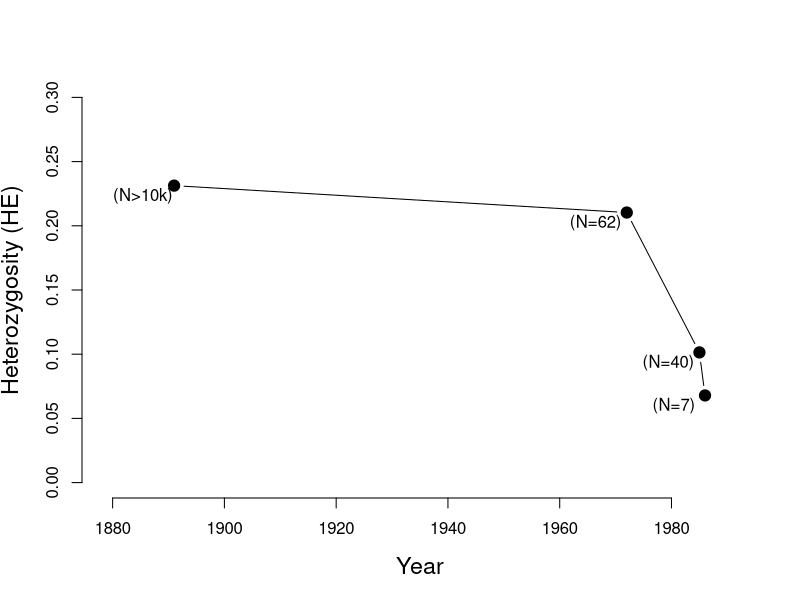

Write R code to recreate this figure.

#https://academic.oup.com/jmammal/article/92/4/751/887640
#Genetic Diversity and Fitness in Black-Footed Ferrets Before and During a Bottleneck 
#S. M. Wisely S. W. Buskirk M. A. Fleming D. B. McDonald E. A. Ostrander 

#another set of numbers https://academic.oup.com/jmammal/article/92/4/751/887640
#In 1985 the last wild population (N = 40 adults) experienced simultaneous epizootics of canine distemper and sylvatic plague (Yersinia pestis). 
#. Eighteen individuals were captured for breeding
#
black_footed<-read.csv("Journal_figs/genetic_drift/black_footed_ferrets/black-footed-ferrets_He.csv")

black_footed[,1]<-c(1891,1972,1985,1986) ##displace postbottleneck pop 1 year
#black_footed<-rbind(black_footed,cbind(c(0.067,0.067),c(1999,2004))

plot(black_footed,type="b",xlab= "Year", ylab="Heterozygosity (HE)",ylim=c(0,.3),cex.lab=1.4,cex=1.5,pch=19,range(black_footed$date)+c(-12,5),axes=FALSE)
N<-c("N>10k","N=62","N=40","N=7")
axis(1)
axis(2)

text(black_footed$date-6,black_footed$He-0.008,paste(" (",N,")",sep="")) #black_footed$date)

dev.copy2pdf(file="~/Dropbox/Courses/Popgen_teaching_Notes/Journal_figs/genetic_drift/black_footed_ferrets/black_footed_ferrets_He.pdf")